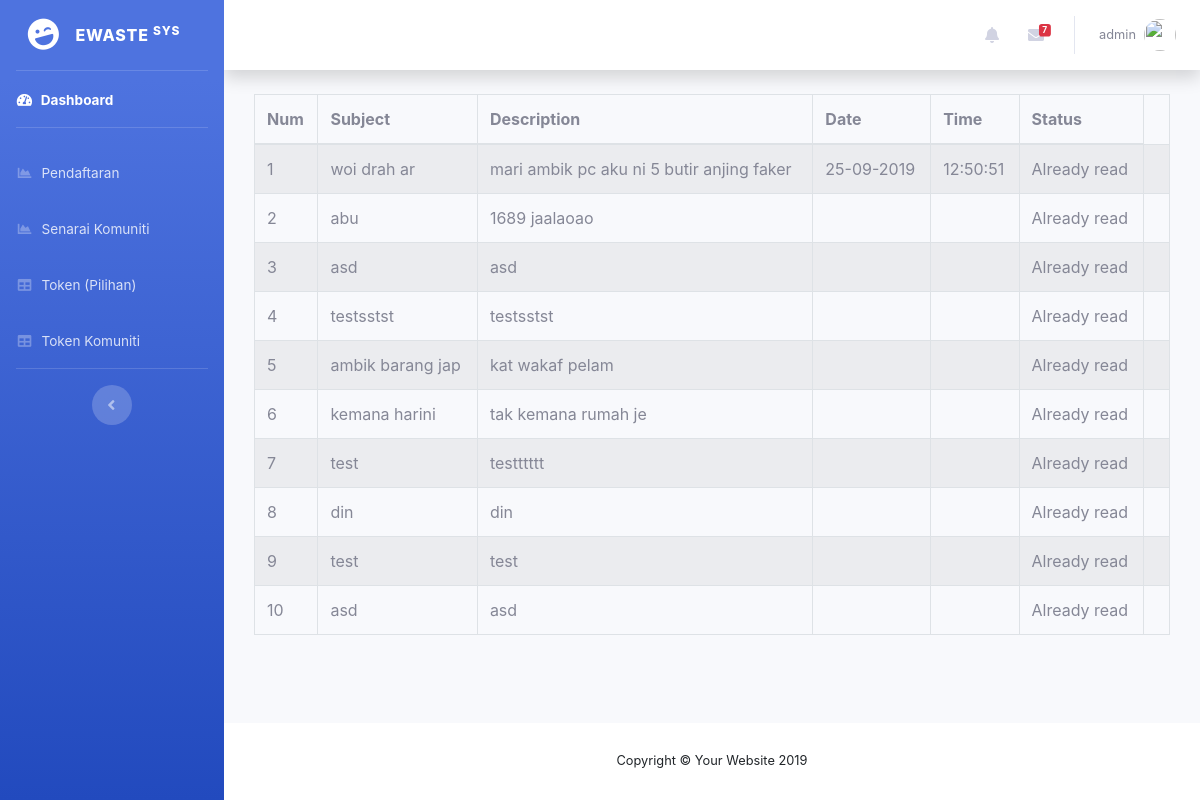
The app's page /collector/notificationlist.php (signed in) with its own data.
### tables this page shows
CREATE TABLE `users` (
  `id` int(10) NOT NULL,
  `username` varchar(50) NOT NULL,
  `password` varchar(50) NOT NULL,
  `useremail` varchar(50) NOT NULL,
  `userrole` varchar(50) NOT NULL
);

CREATE TABLE `comments` (
  `comment_id` int(11) NOT NULL,
  `comment_subject` varchar(250) NOT NULL,
  `comment_text` text NOT NULL,
  `comment_status` int(1) NOT NULL,
  `date` varchar(1000) NOT NULL,
  `time` varchar(1000) NOT NULL
);

### collector/notificationlist.php (the view, shortened to what this page needs)
<?php
	include("database/db_conection.php");
  $username = $_SESSION['username'];
  $sqlk = "SELECT * FROM users WHERE username='$username' and userrole='admin'";
  $hasil = mysqli_query($dbcon,$sqlk);
  $berjaya = mysqli_fetch_array($hasil);
include('includes/header.php');
include('includes/navbar.php');
  ?>
    <div id="content-wrapper" class="d-flex flex-column">
      <div id="content">
<?PHP
include('includes/top-navbar.php');
?>
        <div class="container-fluid">
<div class="container">
 <table id=example class="table table-striped table-bordered">
 <thead>
   <tr>
     <th>Num</th>
     <th>Subject</th>
     <th>Description</th>
	 <th>Date</th>
	 <th>Time</th>
	 <th>Status</th>
    </tr>
	 </thead>
	 <tbody>
<?PHP
$num=1;
 $query = "SELECT * FROM comments ORDER BY comment_id DESC";
$result = mysqli_query($dbcon, $query);
 while($row1 = mysqli_fetch_array($result)){
	 ?>
  <tr>
  <td><?PHP echo $num++;?></td>
     <td><?PHP echo  $row1["comment_subject"];?></td>
     <td><?PHP echo $row1["comment_text"];?></td>
     <td><?PHP echo $row1["date"];?></td>
	 <td><?PHP echo $row1["time"];?></td>
	 <td><?PHP
	 if($row1["comment_status"]==0){
		 ?>
		 Not Read
		 <?PHP
	 }
	 else
	 {
		 ?>
		 Already read
		 <?PHP
	 }
	 ?></td>
<td> <?PHP
	 ?> </td>
   </tr>
  <?PHP
 }
?>
	 </tbody>
</table>
		  </div>
        </div>
      </div>
  <?php
include ('includes/footer.php');
  ?>

### collector/includes/top-navbar.php (shortened to what this page needs)
<nav class="navbar navbar-expand navbar-light bg-white topbar mb-4 static-top shadow">
        <ul class="navbar-nav ml-auto">
          <li class="nav-item dropdown no-arrow mx-1">
            <a class="nav-link dropdown-toggle" href="#" id="alertsDropdown" role="button" data-toggle="dropdown" aria-haspopup="true" aria-expanded="false">
              <i class="fas fa-bell fa-fw"></i>
            </a>
          </li>
          <li class="nav-item dropdown no-arrow mx-1">
            <a class="nav-link dropdown-toggle" href="#" id="messagesDropdown" role="button" data-toggle="dropdown" aria-haspopup="true" aria-expanded="false">
              <i class="fas fa-envelope fa-fw"></i>
              <span class="badge badge-danger badge-counter">7</span>
            </a>
          </li>
          <li class="nav-item dropdown no-arrow">
            <a class="nav-link dropdown-toggle" href="#" id="userDropdown" role="button" data-toggle="dropdown" aria-haspopup="true" aria-expanded="false">
              <span class="mr-2 d-none d-lg-inline text-gray-600 small"><?PHP echo $berjaya['username'];?></span>
              <img class="img-profile rounded-circle" src="https://source.unsplash.com/QAB-WJcbgJk/60x60">
            </a>
          </li>
        </ul>
      </nav>

### records on screen
users: username "admin"
comments: comment_subject "woi drah ar", comment_text "mari ambik pc aku ni 5 butir anjing faker", date "25-09-2019", time "12:50:51", comment_status "Already read"
comments: comment_subject "abu", comment_text "1689 jaalaoao", comment_status "Already read"
comments: comment_subject "asd", comment_text "asd", comment_status "Already read"
comments: comment_subject "testsstst", comment_text "testsstst", comment_status "Already read"
comments: comment_subject "ambik barang jap", comment_text "kat wakaf pelam", comment_status "Already read"
comments: comment_subject "kemana harini", comment_text "tak kemana rumah je", comment_status "Already read"
comments: comment_subject "test", comment_text "testttttt", comment_status "Already read"
comments: comment_subject "din", comment_text "din", comment_status "Already read"
comments: comment_subject "test", comment_text "test", comment_status "Already read"
comments: comment_subject "asd", comment_text "asd", comment_status "Already read"
